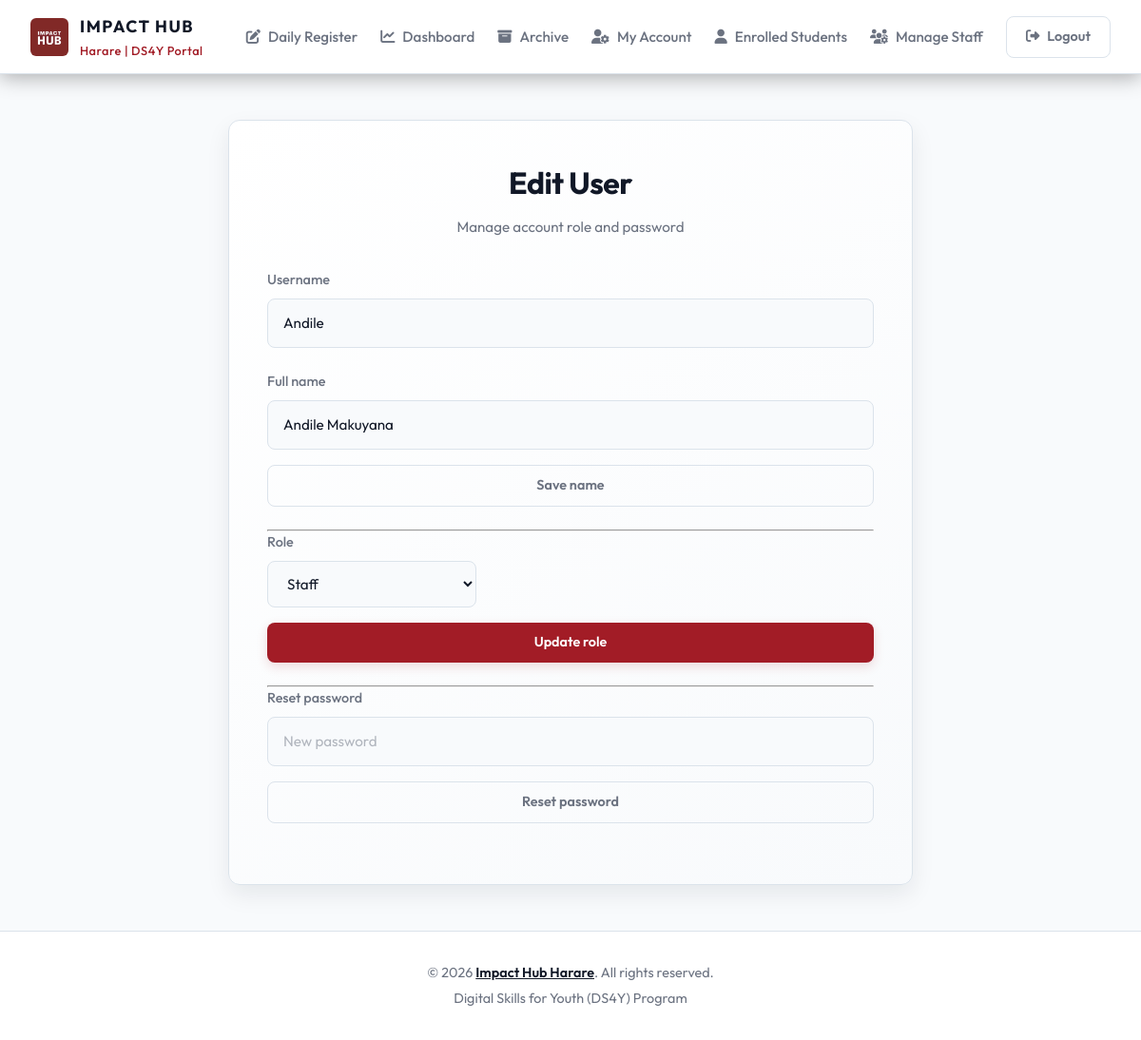
Page /users_edit.php?id=2 (signed in) on the committed database.
### tables this page shows
CREATE TABLE users (
        id INTEGER PRIMARY KEY AUTOINCREMENT,
        username TEXT UNIQUE NOT NULL,
        password TEXT NOT NULL
    , role TEXT NOT NULL DEFAULT 'staff', full_name TEXT DEFAULT NULL);

### db.php (called while the page is built, shortened)
<?php
function h($string): string {
    return htmlspecialchars($string ?? '', ENT_QUOTES | ENT_HTML5, 'UTF-8');
}

### users_edit.php (the view, shortened to what this page needs)
<?php
require_once __DIR__ . '/db.php';
$id = intval($_GET['id'] ?? 0);
$stmt = $db->prepare('SELECT id, username, full_name, role FROM users WHERE id = ?');
$stmt->execute([$id]);
$user = $stmt->fetch();
require_once __DIR__ . '/header.php';
?>
<div class="portal-card" style="max-width:720px;">
    <div class="portal-title-area"><h2>Edit User</h2><p class="login-sub">Manage account role and password</p></div>
    <form method="POST" action="users_edit.php?id=<?= intval($id) ?>">
        <div class="form-group">
            <label>Username</label>
            <input type="text" class="form-control" value="<?= h($user['username']) ?>" disabled>
        </div>
        <div class="form-group">
            <label>Full name</label>
            <input type="text" name="full_name" class="form-control" value="<?= h($user['full_name']) ?>">
            <button type="submit" name="action" value="update_name" class="btn btn-outline" style="margin-top:.5rem;">Save name</button>
        </div>
        <hr>
        <div class="form-group">
            <label>Role</label>
            <select name="role" class="form-control" style="max-width:220px;">
                <option value="staff" <?= $user['role'] === 'staff' ? 'selected' : '' ?>>Staff</option>
            </select>
            <button type="submit" name="action" value="update_role" class="btn btn-crimson" style="margin-top:.5rem;">Update role</button>
        </div>
        <hr>
        <div class="form-group">
            <label>Reset password</label>
            <input type="password" name="new_password" class="form-control" placeholder="New password">
            <button type="submit" name="action" value="reset_password" class="btn btn-outline" style="margin-top:.5rem;">Reset password</button>
        </div>
    </form>
</div>
<?php require_once __DIR__ . '/footer.php'; ?>

### style.css (style rules this page uses)
*, *::before, *::after { box-sizing: border-box; margin: 0; padding: 0; }
body { background: var(--bg-color); color: var(--text-primary); font-family: var(--font-family); line-height: 1.6; min-height: 100vh; display: flex; flex-direction: column; overflow-x: hidden; }
button, input, select, textarea { font: inherit; }
.btn { display: inline-flex; align-items: center; justify-content: center; gap: .5rem; padding: .6rem 1.25rem; border-radius: 8px; font-weight: 600; font-size: .9rem; cursor: pointer; transition: var(--transition); text-decoration: none; border: none; white-space: nowrap; }
.btn-crimson { background: var(--crimson); color: #ffffff; box-shadow: 0 4px 12px var(--crimson-glow); }
.btn-outline { background: transparent; color: var(--text-secondary); border: 1px solid var(--border-color); }
.portal-card { background: linear-gradient(145deg, var(--card-bg), #f8fafc); border: 1px solid var(--border-color); border-radius: var(--border-radius); padding: 2.5rem; box-shadow: var(--shadow); max-width: 580px; width: 100%; margin: 0 auto; animation: fadeInUp .6s cubic-bezier(.16,1,.3,1); }
.portal-title-area { text-align: center; margin-bottom: 2rem; }
.portal-title-area h2 { font-size: 2rem; font-weight: 700; margin-bottom: .5rem; letter-spacing: -.5px; }
.portal-title-area p { color: var(--text-secondary); font-size: .95rem; }
.form-group { margin-bottom: 1.5rem; display: flex; flex-direction: column; gap: .5rem; }
.form-group label { font-weight: 500; font-size: .9rem; color: var(--text-secondary); display: flex; align-items: center; gap: .4rem; }
.form-control { background: #f8fafc; border: 1px solid var(--border-color); border-radius: 8px; padding: .8rem 1rem; color: var(--text-primary); font-family: var(--font-family); font-size: .95rem; transition: var(--transition); width: 100%; }
.form-control::placeholder { color: var(--text-secondary); opacity: .5; }
select.form-control option { background: var(--card-bg); }
.login-sub { text-align: center; font-size: .85rem; color: var(--text-secondary); margin-bottom: 1.5rem; }

### rows in the picture
users: username "Andile", full_name "Andile Makuyana", role "Staff"
